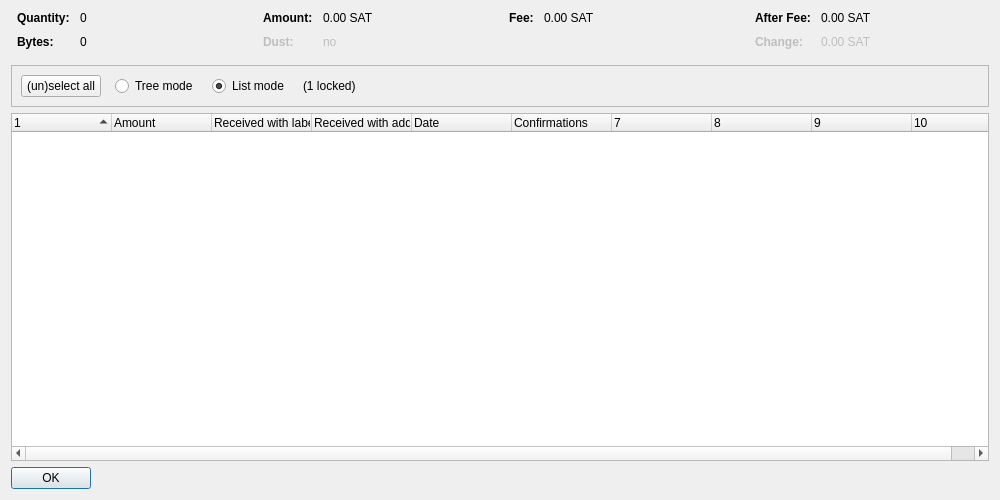
<?xml version="1.0" encoding="UTF-8"?>
<ui version="4.0">
 <class>CoinControlDialog</class>
 <widget class="QDialog" name="CoinControlDialog">
  <property name="geometry">
   <rect>
    <x>0</x>
    <y>0</y>
    <width>1000</width>
    <height>500</height>
   </rect>
  </property>
  <property name="windowTitle">
   <string>Coin Selection</string>
  </property>
  <layout class="QVBoxLayout" name="verticalLayout">
   <item>
    <layout class="QHBoxLayout" name="horizontalLayoutTop" stretch="0,0,0,0">
     <property name="topMargin">
      <number>0</number>
     </property>
     <property name="bottomMargin">
      <number>10</number>
     </property>
     <item>
      <layout class="QFormLayout" name="formLayoutCoinControl1">
       <property name="horizontalSpacing">
        <number>10</number>
       </property>
       <property name="verticalSpacing">
        <number>10</number>
       </property>
       <property name="leftMargin">
        <number>6</number>
       </property>
       <property name="rightMargin">
        <number>6</number>
       </property>
       <item row="0" column="0">
        <widget class="QLabel" name="labelCoinControlQuantityText">
         <property name="font">
          <font>
           <weight>75</weight>
           <bold>true</bold>
          </font>
         </property>
         <property name="text">
          <string>Quantity:</string>
         </property>
        </widget>
       </item>
       <item row="0" column="1">
        <widget class="QLabel" name="labelCoinControlQuantity">
         <property name="cursor">
          <cursorShape>IBeamCursor</cursorShape>
         </property>
         <property name="contextMenuPolicy">
          <enum>Qt::ActionsContextMenu</enum>
         </property>
         <property name="text">
          <string notr="true">0</string>
         </property>
         <property name="textInteractionFlags">
          <set>Qt::LinksAccessibleByMouse|Qt::TextSelectableByKeyboard|Qt::TextSelectableByMouse</set>
         </property>
        </widget>
       </item>
       <item row="1" column="0">
        <widget class="QLabel" name="labelCoinControlBytesText">
         <property name="font">
          <font>
           <weight>75</weight>
           <bold>true</bold>
          </font>
         </property>
         <property name="text">
          <string>Bytes:</string>
         </property>
        </widget>
       </item>
       <item row="1" column="1">
        <widget class="QLabel" name="labelCoinControlBytes">
         <property name="cursor">
          <cursorShape>IBeamCursor</cursorShape>
         </property>
         <property name="contextMenuPolicy">
          <enum>Qt::ActionsContextMenu</enum>
         </property>
         <property name="text">
          <string notr="true">0</string>
         </property>
         <property name="textInteractionFlags">
          <set>Qt::LinksAccessibleByMouse|Qt::TextSelectableByKeyboard|Qt::TextSelectableByMouse</set>
         </property>
        </widget>
       </item>
      </layout>
     </item>
     <item>
      <layout class="QFormLayout" name="formLayoutCoinControl2">
       <property name="horizontalSpacing">
        <number>10</number>
       </property>
       <property name="verticalSpacing">
        <number>10</number>
       </property>
       <property name="leftMargin">
        <number>6</number>
       </property>
       <property name="rightMargin">
        <number>6</number>
       </property>
       <item row="0" column="0">
        <widget class="QLabel" name="labelCoinControlAmountText">
         <property name="font">
          <font>
           <weight>75</weight>
           <bold>true</bold>
          </font>
         </property>
         <property name="text">
          <string>Amount:</string>
         </property>
        </widget>
       </item>
       <item row="0" column="1">
        <widget class="QLabel" name="labelCoinControlAmount">
         <property name="cursor">
          <cursorShape>IBeamCursor</cursorShape>
         </property>
         <property name="contextMenuPolicy">
          <enum>Qt::ActionsContextMenu</enum>
         </property>
         <property name="text">
          <string notr="true">0.00 SAT</string>
         </property>
         <property name="textInteractionFlags">
          <set>Qt::LinksAccessibleByMouse|Qt::TextSelectableByKeyboard|Qt::TextSelectableByMouse</set>
         </property>
        </widget>
       </item>
       <item row="1" column="0">
        <widget class="QLabel" name="labelCoinControlLowOutputText">
         <property name="enabled">
          <bool>false</bool>
         </property>
         <property name="font">
          <font>
           <weight>75</weight>
           <bold>true</bold>
          </font>
         </property>
         <property name="text">
          <string>Dust:</string>
         </property>
        </widget>
       </item>
       <item row="1" column="1">
        <widget class="QLabel" name="labelCoinControlLowOutput">
         <property name="enabled">
          <bool>false</bool>
         </property>
         <property name="cursor">
          <cursorShape>IBeamCursor</cursorShape>
         </property>
         <property name="contextMenuPolicy">
          <enum>Qt::ActionsContextMenu</enum>
         </property>
         <property name="text">
          <string notr="true">no</string>
         </property>
         <property name="textInteractionFlags">
          <set>Qt::LinksAccessibleByMouse|Qt::TextSelectableByKeyboard|Qt::TextSelectableByMouse</set>
         </property>
        </widget>
       </item>
      </layout>
     </item>
     <item>
      <layout class="QFormLayout" name="formLayoutCoinControl3">
       <property name="horizontalSpacing">
        <number>10</number>
       </property>
       <property name="verticalSpacing">
        <number>10</number>
       </property>
       <property name="leftMargin">
        <number>6</number>
       </property>
       <property name="rightMargin">
        <number>6</number>
       </property>
       <item row="0" column="0">
        <widget class="QLabel" name="labelCoinControlFeeText">
         <property name="font">
          <font>
           <weight>75</weight>
           <bold>true</bold>
          </font>
         </property>
         <property name="text">
          <string>Fee:</string>
         </property>
        </widget>
       </item>
       <item row="0" column="1">
        <widget class="QLabel" name="labelCoinControlFee">
         <property name="cursor">
          <cursorShape>IBeamCursor</cursorShape>
         </property>
         <property name="contextMenuPolicy">
          <enum>Qt::ActionsContextMenu</enum>
         </property>
         <property name="text">
          <string notr="true">0.00 SAT</string>
         </property>
         <property name="textInteractionFlags">
          <set>Qt::LinksAccessibleByMouse|Qt::TextSelectableByKeyboard|Qt::TextSelectableByMouse</set>
         </property>
        </widget>
       </item>
      </layout>
     </item>
     <item>
      <layout class="QFormLayout" name="formLayoutCoinControl4">
       <property name="horizontalSpacing">
        <number>10</number>
       </property>
       <property name="verticalSpacing">
        <number>10</number>
       </property>
       <property name="leftMargin">
        <number>6</number>
       </property>
       <property name="rightMargin">
        <number>6</number>
       </property>
       <item row="0" column="0">
        <widget class="QLabel" name="labelCoinControlAfterFeeText">
         <property name="font">
          <font>
           <weight>75</weight>
           <bold>true</bold>
          </font>
         </property>
         <property name="text">
          <string>After Fee:</string>
         </property>
        </widget>
       </item>
       <item row="0" column="1">
        <widget class="QLabel" name="labelCoinControlAfterFee">
         <property name="cursor">
          <cursorShape>IBeamCursor</cursorShape>
         </property>
         <property name="contextMenuPolicy">
          <enum>Qt::ActionsContextMenu</enum>
         </property>
         <property name="text">
          <string notr="true">0.00 SAT</string>
         </property>
         <property name="textInteractionFlags">
          <set>Qt::LinksAccessibleByMouse|Qt::TextSelectableByKeyboard|Qt::TextSelectableByMouse</set>
         </property>
        </widget>
       </item>
       <item row="1" column="0">
        <widget class="QLabel" name="labelCoinControlChangeText">
         <property name="enabled">
          <bool>false</bool>
         </property>
         <property name="font">
          <font>
           <weight>75</weight>
           <bold>true</bold>
          </font>
         </property>
         <property name="text">
          <string>Change:</string>
         </property>
        </widget>
       </item>
       <item row="1" column="1">
        <widget class="QLabel" name="labelCoinControlChange">
         <property name="enabled">
          <bool>false</bool>
         </property>
         <property name="cursor">
          <cursorShape>IBeamCursor</cursorShape>
         </property>
         <property name="contextMenuPolicy">
          <enum>Qt::ActionsContextMenu</enum>
         </property>
         <property name="text">
          <string notr="true">0.00 SAT</string>
         </property>
         <property name="textInteractionFlags">
          <set>Qt::LinksAccessibleByMouse|Qt::TextSelectableByKeyboard|Qt::TextSelectableByMouse</set>
         </property>
        </widget>
       </item>
      </layout>
     </item>
    </layout>
   </item>
   <item>
    <widget class="QFrame" name="frame">
     <property name="minimumSize">
      <size>
       <width>0</width>
       <height>40</height>
      </size>
     </property>
     <property name="frameShape">
      <enum>QFrame::StyledPanel</enum>
     </property>
     <property name="frameShadow">
      <enum>QFrame::Sunken</enum>
     </property>
     <layout class="QHBoxLayout" name="horizontalLayout">
      <item>
       <layout class="QHBoxLayout" name="horizontalLayoutPanel" stretch="0,0,0,0,0">
        <property name="spacing">
         <number>14</number>
        </property>
        <item>
         <widget class="QPushButton" name="pushButtonSelectAll">
          <property name="sizePolicy">
           <sizepolicy hsizetype="Maximum" vsizetype="Fixed">
            <horstretch>0</horstretch>
            <verstretch>0</verstretch>
           </sizepolicy>
          </property>
          <property name="text">
           <string>(un)select all</string>
          </property>
          <property name="autoDefault">
           <bool>false</bool>
          </property>
         </widget>
        </item>
        <item>
         <widget class="QRadioButton" name="radioTreeMode">
          <property name="sizePolicy">
           <sizepolicy hsizetype="Maximum" vsizetype="Fixed">
            <horstretch>0</horstretch>
            <verstretch>0</verstretch>
           </sizepolicy>
          </property>
          <property name="text">
           <string>Tree mode</string>
          </property>
         </widget>
        </item>
        <item>
         <widget class="QRadioButton" name="radioListMode">
          <property name="sizePolicy">
           <sizepolicy hsizetype="Maximum" vsizetype="Fixed">
            <horstretch>0</horstretch>
            <verstretch>0</verstretch>
           </sizepolicy>
          </property>
          <property name="text">
           <string>List mode</string>
          </property>
          <property name="checked">
           <bool>true</bool>
          </property>
         </widget>
        </item>
        <item>
         <widget class="QLabel" name="labelLocked">
          <property name="text">
           <string notr="true">(1 locked)</string>
          </property>
         </widget>
        </item>
        <item>
         <spacer name="horizontalSpacer">
          <property name="orientation">
           <enum>Qt::Horizontal</enum>
          </property>
          <property name="sizeHint" stdset="0">
           <size>
            <width>40</width>
            <height>20</height>
           </size>
          </property>
         </spacer>
        </item>
       </layout>
      </item>
     </layout>
    </widget>
   </item>
   <item>
    <widget class="CoinControlTreeWidget" name="treeWidget">
     <property name="contextMenuPolicy">
      <enum>Qt::CustomContextMenu</enum>
     </property>
     <property name="sortingEnabled">
      <bool>false</bool>
     </property>
     <property name="columnCount">
      <number>10</number>
     </property>
     <attribute name="headerShowSortIndicator" stdset="0">
      <bool>true</bool>
     </attribute>
     <attribute name="headerStretchLastSection">
      <bool>false</bool>
     </attribute>
     <column>
      <property name="text">
       <string/>
      </property>
     </column>
     <column>
      <property name="text">
       <string>Amount</string>
      </property>
     </column>
     <column>
      <property name="text">
       <string>Received with label</string>
      </property>
     </column>
     <column>
      <property name="text">
       <string>Received with address</string>
      </property>
     </column>
     <column>
      <property name="text">
       <string>Date</string>
      </property>
     </column>
     <column>
      <property name="text">
       <string>Confirmations</string>
      </property>
      <property name="toolTip">
       <string>Confirmed</string>
      </property>
     </column>
     <column>
      <property name="text">
       <string/>
      </property>
     </column>
     <column>
      <property name="text">
       <string/>
      </property>
     </column>
     <column>
      <property name="text">
       <string/>
      </property>
     </column>
     <column>
      <property name="text">
       <string/>
      </property>
     </column>
    </widget>
   </item>
   <item>
    <widget class="QDialogButtonBox" name="buttonBox">
     <property name="sizePolicy">
      <sizepolicy hsizetype="Maximum" vsizetype="Fixed">
       <horstretch>0</horstretch>
       <verstretch>0</verstretch>
      </sizepolicy>
     </property>
     <property name="orientation">
      <enum>Qt::Horizontal</enum>
     </property>
     <property name="standardButtons">
      <set>QDialogButtonBox::Ok</set>
     </property>
    </widget>
   </item>
  </layout>
 </widget>
 <customwidgets>
  <customwidget>
   <class>CoinControlTreeWidget</class>
   <extends>QTreeWidget</extends>
   <header>coincontroltreewidget.h</header>
  </customwidget>
 </customwidgets>
 <resources/>
 <connections/>
</ui>
